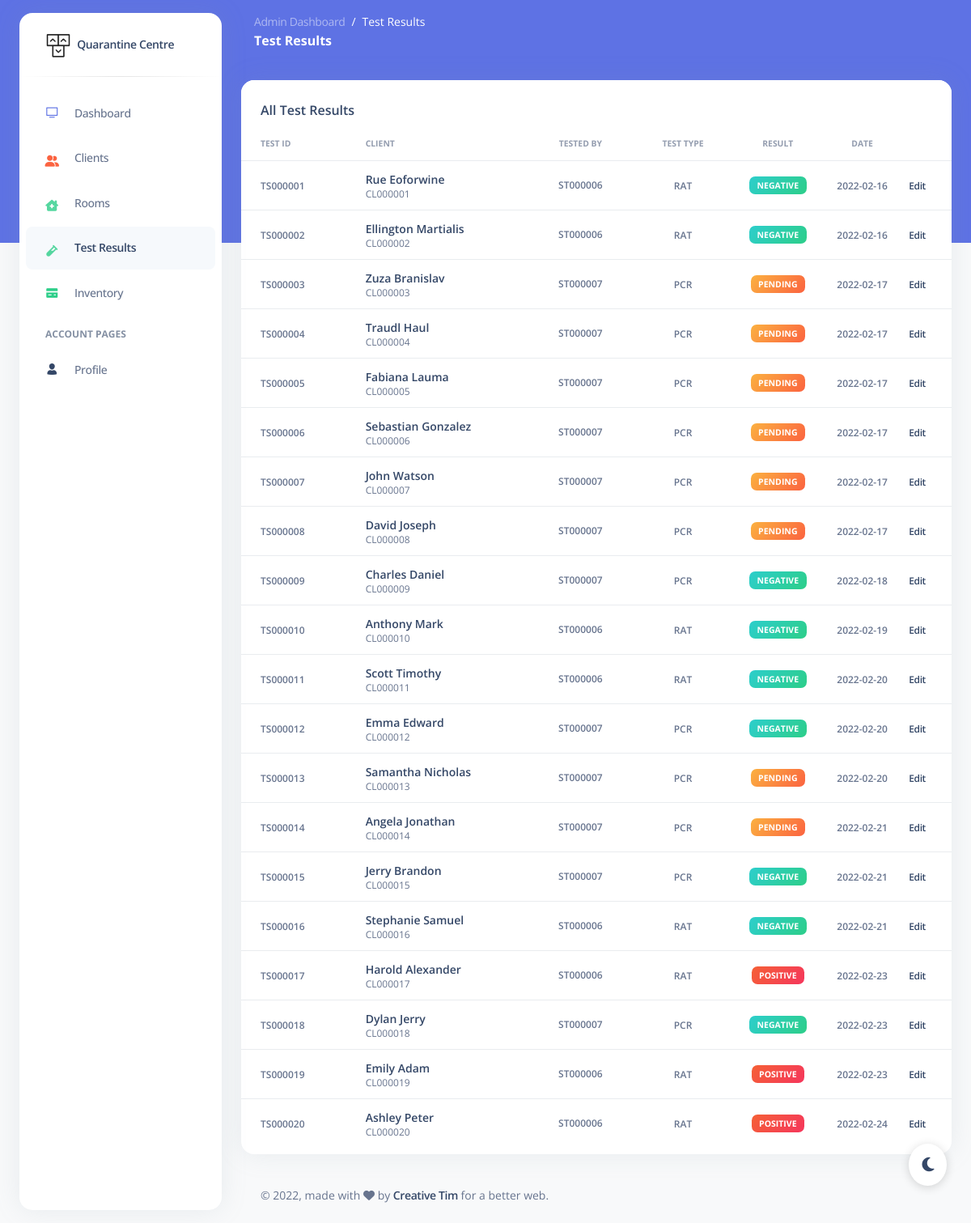
Page /app/test_results.php (signed in) on the committed database.
### tables this page shows
CREATE TABLE test (
  id VARCHAR(8) PRIMARY KEY,
  date DATE NOT NULL,
  type VARCHAR(6) NOT NULL,
  result VARCHAR(10) NOT NULL,
  done_to VARCHAR(8) NOT NULL,
  done_by VARCHAR(8) NOT NULL,
  FOREIGN KEY (done_to) REFERENCES client(id) ON UPDATE CASCADE ON DELETE RESTRICT,
  FOREIGN KEY (done_by) REFERENCES staff(id) ON UPDATE CASCADE ON DELETE RESTRICT
);

CREATE TABLE client (
  id VARCHAR(8) PRIMARY KEY,
  first_name VARCHAR(30) NOT NULL,
  last_name VARCHAR(40) NOT NULL,
  gender VARCHAR(1) NOT NULL,
  date_of_birth DATE,
  contact_no VARCHAR(15),
  address VARCHAR(60),
  vaccination_status VARCHAR(10) NOT NULL,
  dietary_pref VARCHAR(10) NOT NULL,
  assigned_room VARCHAR(8),
  status VARCHAR(12) NOT NULL,
  registered_date DATE,
  departure_date DATE,
  FOREIGN KEY (assigned_room) REFERENCES room(id) ON UPDATE CASCADE ON DELETE RESTRICT
);

### app/test_results.php (the view, shortened to what this page needs)
<?php
include("session.php");
$tests_query = "SELECT client.first_name AS c_first_name, client.last_name AS c_last_name, client.id AS c_id, test.id, done_by, type, result, date FROM test, client WHERE test.done_to = client.id ORDER BY test.id";
$test_results = mysqli_query($db, $tests_query);
?>
<!DOCTYPE html>
<html lang="en">
<head>
  <link href="../assets/css/nucleo-icons.css" rel="stylesheet" />
  <link href="../assets/css/nucleo-svg.css" rel="stylesheet" />
  <link href="../assets/css/nucleo-svg.css" rel="stylesheet" />
  <link href="../assets/css/argon-dashboard.css?v=2.0.0" rel="stylesheet" />
  <link href="../assets/css/custom.css" rel="stylesheet" />
</head>
<body class="g-sidenav-show bg-gray-100">
  <?php include("navbar.php") ?>
  <main class="main-content position-relative border-radius-lg ">
    <nav class="navbar navbar-main navbar-expand-lg px-0 mx-4 shadow-none border-radius-xl " id="navbarBlur" data-scroll="false">
      <div class="container-fluid py-1 px-3">
        <nav aria-label="breadcrumb">
          <ol class="breadcrumb bg-transparent mb-0 pb-0 pt-1 px-0 me-sm-6 me-5">
            <li class="breadcrumb-item text-sm"><a class="opacity-5 text-white" href="dashboard.php">Admin Dashboard</a></li>
            <li class="breadcrumb-item text-sm text-white active" aria-current="page">Test Results</li>
          </ol>
          <h6 class="font-weight-bolder text-white mb-0">Test Results</h6>
        </nav>
      </div>
    </nav>
    <div class="container-fluid py-4">
      <div class="row">
        <div class="col-12">
          <div class="card mb-4">
            <div class="card-header pb-0">
              <h6>All Test Results</h6>
            </div>
            <div class="card-body px-0 pt-0 pb-2">
              <div class="table-responsive p-0">
                <table class="table align-items-center mb-0">
                  <thead>
                    <tr>
                      <th class="text-uppercase text-xxs font-weight-bolder opacity-7">Test ID</th>
                      <th class="text-uppercase text-xxs font-weight-bolder opacity-7">Client</th>
                      <th class="text-center text-uppercase text-xxs font-weight-bolder opacity-7">Tested by</th>
                      <th class="text-center text-uppercase text-xxs font-weight-bolder opacity-7">Test type</th>
                      <th class="text-center text-uppercase text-xxs font-weight-bolder opacity-7">Result</th>
                      <th class="text-center text-uppercase text-xxs font-weight-bolder opacity-7">Date</th>
                      <th class="opacity-7"></th>
                    </tr>
                  </thead>
                  <tbody>
                    <?php
                    while ($row = mysqli_fetch_array($test_results)) {
                    ?>
                      <tr>
                        <td>
                          <span class="px-3 text-xs font-weight-bold">
                            <?php echo $row["id"] ?>
                          </span>
                        </td>
                        <td>
                          <div class="d-flex px-3 py-1">
                            <div class="d-flex flex-column justify-content-center">
                              <h6 class="mb-0 text-sm">
                                <?php echo $row["c_first_name"] . " " . $row["c_last_name"]; ?>
                              </h6>
                              <p class="text-xs mb-0">
                                <?php echo $row["c_id"]; ?>
                              </p>
                            </div>
                          </div>
                        <td class="align-middle text-center">
                          <p class="text-xs font-weight-bold mb-0"><?php echo $row["done_by"] ?></p>
                        </td>
                        <td class="align-middle text-center">
                          <span class="text-xs font-weight-bold">
                            <?php echo $row["type"] ?>
                          </span>
                        </td>
                        <td class="align-middle text-center text-sm">
                          <?php
                          if ($row["result"] == "POSITIVE") {
                            $badge_style = "bg-gradient-danger";
                          } else if ($row["result"] == "NEGATIVE") {
                            $badge_style = "bg-gradient-success";
                          } else {
                            $badge_style = "bg-gradient-warning";
                          }
                          ?>
                          <span class="badge badge-sm <?php echo $badge_style ?> text-capitalize">
                            <?php echo $row["result"] ?>
                          </span>
                        </td>
                        <td class="align-middle text-center">
                          <span class="text-xs font-weight-bold">
                            <?php echo $row["date"]; ?>
                          </span>
                        </td>
                        <td class="align-middle">
                          <a href="manage_test.php?id=<?php echo $row["id"] ?>" class="font-weight-bold text-xs btn-tooltip" data-toggle="tooltip" data-original-title="Edit test">
                            Edit
                          </a>
                        </td>
                      </tr>
                    <?php
                    }
                    ?>
                  </tbody>
                </table>
              </div>
            </div>
          </div>
        </div>
      </div>
      <footer class="footer pt-3  ">
        <div class="container-fluid">
          <div class="row align-items-center justify-content-lg-between">
            <div class="col-lg-6 mb-lg-0 mb-4">
              <div class="copyright text-center text-sm text-muted text-lg-start">
                © ,
                made with <i class="fa fa-heart"></i> by
                <a href="https://www.creative-tim.com" class="font-weight-bold" target="_blank">Creative Tim</a>
                for a better web.
              </div>
            </div>
          </div>
        </div>
      </footer>
    </div>
  </main>
  <div class="dark-mode-plugin">
    <button class="btn btn-round dark-mode-plugin-button text-dark position-fixed px-3 py-2" onclick="darkMode(this)">
      <i class="fa-solid fa-moon py-2"> </i>
    </button>
  </div>
</body>
</html>

### app/assets/css/custom.css (style rules this page uses)
.dark-mode-plugin .dark-mode-plugin-button { background: #fff; border-radius: 50%; bottom: 30px; right: 30px; font-size: 1.25rem; z-index: 990; box-shadow: 0 2px 12px 0 rgba(0, 0, 0, 0.16); cursor: pointer; }

### rows in the picture
test: id "TS000001", done_to.first_name "Rue", done_to.last_name "Eoforwine", done_to "CL000001", done_by "ST000006", type "RAT", result "NEGATIVE", date "2022-02-16"
test: id "TS000002", done_to.first_name "Ellington", done_to.last_name "Martialis", done_to "CL000002", done_by "ST000006", type "RAT", result "NEGATIVE", date "2022-02-16"
test: id "TS000003", done_to.first_name "Zuza", done_to.last_name "Branislav", done_to "CL000003", done_by "ST000007", type "PCR", result "PENDING", date "2022-02-17"
test: id "TS000004", done_to.first_name "Traudl", done_to.last_name "Haul", done_to "CL000004", done_by "ST000007", type "PCR", result "PENDING", date "2022-02-17"
test: id "TS000005", done_to.first_name "Fabiana", done_to.last_name "Lauma", done_to "CL000005", done_by "ST000007", type "PCR", result "PENDING", date "2022-02-17"
test: id "TS000006", done_to.first_name "Sebastian", done_to.last_name "Gonzalez", done_to "CL000006", done_by "ST000007", type "PCR", result "PENDING", date "2022-02-17"
test: id "TS000007", done_to.first_name "John", done_to.last_name "Watson", done_to "CL000007", done_by "ST000007", type "PCR", result "PENDING", date "2022-02-17"
test: id "TS000008", done_to.first_name "David", done_to.last_name "Joseph", done_to "CL000008", done_by "ST000007", type "PCR", result "PENDING", date "2022-02-17"
test: id "TS000009", done_to.first_name "Charles", done_to.last_name "Daniel", done_to "CL000009", done_by "ST000007", type "PCR", result "NEGATIVE", date "2022-02-18"
test: id "TS000010", done_to.first_name "Anthony", done_to.last_name "Mark", done_to "CL000010", done_by "ST000006", type "RAT", result "NEGATIVE", date "2022-02-19"
test: id "TS000011", done_to.first_name "Scott", done_to.last_name "Timothy", done_to "CL000011", done_by "ST000006", type "RAT", result "NEGATIVE", date "2022-02-20"
test: id "TS000012", done_to.first_name "Emma", done_to.last_name "Edward", done_to "CL000012", done_by "ST000007", type "PCR", result "NEGATIVE", date "2022-02-20"
test: id "TS000013", done_to.first_name "Samantha", done_to.last_name "Nicholas", done_to "CL000013", done_by "ST000007", type "PCR", result "PENDING", date "2022-02-20"
test: id "TS000014", done_to.first_name "Angela", done_to.last_name "Jonathan", done_to "CL000014", done_by "ST000007", type "PCR", result "PENDING", date "2022-02-21"
test: id "TS000015", done_to.first_name "Jerry", done_to.last_name "Brandon", done_to "CL000015", done_by "ST000007", type "PCR", result "NEGATIVE", date "2022-02-21"
test: id "TS000016", done_to.first_name "Stephanie", done_to.last_name "Samuel", done_to "CL000016", done_by "ST000006", type "RAT", result "NEGATIVE", date "2022-02-21"
test: id "TS000017", done_to.first_name "Harold", done_to.last_name "Alexander", done_to "CL000017", done_by "ST000006", type "RAT", result "POSITIVE", date "2022-02-23"
test: id "TS000018", done_to.first_name "Dylan", done_to.last_name "Jerry", done_to "CL000018", done_by "ST000007", type "PCR", result "NEGATIVE", date "2022-02-23"
test: id "TS000019", done_to.first_name "Emily", done_to.last_name "Adam", done_to "CL000019", done_by "ST000006", type "RAT", result "POSITIVE", date "2022-02-23"
test: id "TS000020", done_to.first_name "Ashley", done_to.last_name "Peter", done_to "CL000020", done_by "ST000006", type "RAT", result "POSITIVE", date "2022-02-24"
